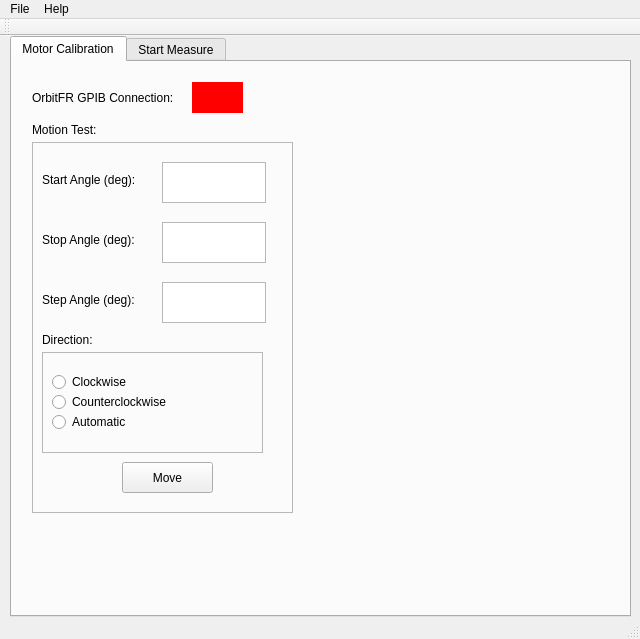
<?xml version="1.0" encoding="UTF-8"?>
<ui version="4.0">
 <class>MainWindow</class>
 <widget class="QMainWindow" name="MainWindow">
  <property name="geometry">
   <rect>
    <x>0</x>
    <y>0</y>
    <width>640</width>
    <height>639</height>
   </rect>
  </property>
  <property name="windowTitle">
   <string>MainWindow</string>
  </property>
  <widget class="QWidget" name="centralWidget">
   <widget class="QTabWidget" name="tabWidget">
    <property name="geometry">
     <rect>
      <x>10</x>
      <y>0</y>
      <width>621</width>
      <height>581</height>
     </rect>
    </property>
    <property name="currentIndex">
     <number>0</number>
    </property>
    <widget class="QWidget" name="motor_check">
     <attribute name="title">
      <string>Motor Calibration</string>
     </attribute>
     <widget class="QLabel" name="label_2">
      <property name="geometry">
       <rect>
        <x>20</x>
        <y>20</y>
        <width>161</width>
        <height>31</height>
       </rect>
      </property>
      <property name="text">
       <string>OrbitFR GPIB Connection:</string>
      </property>
     </widget>
     <widget class="QLabel" name="labelStatus">
      <property name="geometry">
       <rect>
        <x>180</x>
        <y>20</y>
        <width>51</width>
        <height>31</height>
       </rect>
      </property>
      <property name="palette">
       <palette>
        <active>
         <colorrole role="WindowText">
          <brush brushstyle="SolidPattern">
           <color alpha="255">
            <red>0</red>
            <green>0</green>
            <blue>0</blue>
           </color>
          </brush>
         </colorrole>
         <colorrole role="Button">
          <brush brushstyle="SolidPattern">
           <color alpha="255">
            <red>255</red>
            <green>0</green>
            <blue>0</blue>
           </color>
          </brush>
         </colorrole>
         <colorrole role="Light">
          <brush brushstyle="SolidPattern">
           <color alpha="255">
            <red>255</red>
            <green>127</green>
            <blue>127</blue>
           </color>
          </brush>
         </colorrole>
         <colorrole role="Midlight">
          <brush brushstyle="SolidPattern">
           <color alpha="255">
            <red>255</red>
            <green>63</green>
            <blue>63</blue>
           </color>
          </brush>
         </colorrole>
         <colorrole role="Dark">
          <brush brushstyle="SolidPattern">
           <color alpha="255">
            <red>127</red>
            <green>0</green>
            <blue>0</blue>
           </color>
          </brush>
         </colorrole>
         <colorrole role="Mid">
          <brush brushstyle="SolidPattern">
           <color alpha="255">
            <red>170</red>
            <green>0</green>
            <blue>0</blue>
           </color>
          </brush>
         </colorrole>
         <colorrole role="Text">
          <brush brushstyle="SolidPattern">
           <color alpha="255">
            <red>0</red>
            <green>0</green>
            <blue>0</blue>
           </color>
          </brush>
         </colorrole>
         <colorrole role="BrightText">
          <brush brushstyle="SolidPattern">
           <color alpha="255">
            <red>255</red>
            <green>255</green>
            <blue>255</blue>
           </color>
          </brush>
         </colorrole>
         <colorrole role="ButtonText">
          <brush brushstyle="SolidPattern">
           <color alpha="255">
            <red>0</red>
            <green>0</green>
            <blue>0</blue>
           </color>
          </brush>
         </colorrole>
         <colorrole role="Base">
          <brush brushstyle="SolidPattern">
           <color alpha="255">
            <red>255</red>
            <green>255</green>
            <blue>255</blue>
           </color>
          </brush>
         </colorrole>
         <colorrole role="Window">
          <brush brushstyle="SolidPattern">
           <color alpha="255">
            <red>255</red>
            <green>0</green>
            <blue>0</blue>
           </color>
          </brush>
         </colorrole>
         <colorrole role="Shadow">
          <brush brushstyle="SolidPattern">
           <color alpha="255">
            <red>0</red>
            <green>0</green>
            <blue>0</blue>
           </color>
          </brush>
         </colorrole>
         <colorrole role="AlternateBase">
          <brush brushstyle="SolidPattern">
           <color alpha="255">
            <red>255</red>
            <green>127</green>
            <blue>127</blue>
           </color>
          </brush>
         </colorrole>
         <colorrole role="ToolTipBase">
          <brush brushstyle="SolidPattern">
           <color alpha="255">
            <red>255</red>
            <green>255</green>
            <blue>220</blue>
           </color>
          </brush>
         </colorrole>
         <colorrole role="ToolTipText">
          <brush brushstyle="SolidPattern">
           <color alpha="255">
            <red>0</red>
            <green>0</green>
            <blue>0</blue>
           </color>
          </brush>
         </colorrole>
        </active>
        <inactive>
         <colorrole role="WindowText">
          <brush brushstyle="SolidPattern">
           <color alpha="255">
            <red>0</red>
            <green>0</green>
            <blue>0</blue>
           </color>
          </brush>
         </colorrole>
         <colorrole role="Button">
          <brush brushstyle="SolidPattern">
           <color alpha="255">
            <red>255</red>
            <green>0</green>
            <blue>0</blue>
           </color>
          </brush>
         </colorrole>
         <colorrole role="Light">
          <brush brushstyle="SolidPattern">
           <color alpha="255">
            <red>255</red>
            <green>127</green>
            <blue>127</blue>
           </color>
          </brush>
         </colorrole>
         <colorrole role="Midlight">
          <brush brushstyle="SolidPattern">
           <color alpha="255">
            <red>255</red>
            <green>63</green>
            <blue>63</blue>
           </color>
          </brush>
         </colorrole>
         <colorrole role="Dark">
          <brush brushstyle="SolidPattern">
           <color alpha="255">
            <red>127</red>
            <green>0</green>
            <blue>0</blue>
           </color>
          </brush>
         </colorrole>
         <colorrole role="Mid">
          <brush brushstyle="SolidPattern">
           <color alpha="255">
            <red>170</red>
            <green>0</green>
            <blue>0</blue>
           </color>
          </brush>
         </colorrole>
         <colorrole role="Text">
          <brush brushstyle="SolidPattern">
           <color alpha="255">
            <red>0</red>
            <green>0</green>
            <blue>0</blue>
           </color>
          </brush>
         </colorrole>
         <colorrole role="BrightText">
          <brush brushstyle="SolidPattern">
           <color alpha="255">
            <red>255</red>
            <green>255</green>
            <blue>255</blue>
           </color>
          </brush>
         </colorrole>
         <colorrole role="ButtonText">
          <brush brushstyle="SolidPattern">
           <color alpha="255">
            <red>0</red>
            <green>0</green>
            <blue>0</blue>
           </color>
          </brush>
         </colorrole>
         <colorrole role="Base">
          <brush brushstyle="SolidPattern">
           <color alpha="255">
            <red>255</red>
            <green>255</green>
            <blue>255</blue>
           </color>
          </brush>
         </colorrole>
         <colorrole role="Window">
          <brush brushstyle="SolidPattern">
           <color alpha="255">
            <red>255</red>
            <green>0</green>
            <blue>0</blue>
           </color>
          </brush>
         </colorrole>
         <colorrole role="Shadow">
          <brush brushstyle="SolidPattern">
           <color alpha="255">
            <red>0</red>
            <green>0</green>
            <blue>0</blue>
           </color>
          </brush>
         </colorrole>
         <colorrole role="AlternateBase">
          <brush brushstyle="SolidPattern">
           <color alpha="255">
            <red>255</red>
            <green>127</green>
            <blue>127</blue>
           </color>
          </brush>
         </colorrole>
         <colorrole role="ToolTipBase">
          <brush brushstyle="SolidPattern">
           <color alpha="255">
            <red>255</red>
            <green>255</green>
            <blue>220</blue>
           </color>
          </brush>
         </colorrole>
         <colorrole role="ToolTipText">
          <brush brushstyle="SolidPattern">
           <color alpha="255">
            <red>0</red>
            <green>0</green>
            <blue>0</blue>
           </color>
          </brush>
         </colorrole>
        </inactive>
        <disabled>
         <colorrole role="WindowText">
          <brush brushstyle="SolidPattern">
           <color alpha="255">
            <red>127</red>
            <green>0</green>
            <blue>0</blue>
           </color>
          </brush>
         </colorrole>
         <colorrole role="Button">
          <brush brushstyle="SolidPattern">
           <color alpha="255">
            <red>255</red>
            <green>0</green>
            <blue>0</blue>
           </color>
          </brush>
         </colorrole>
         <colorrole role="Light">
          <brush brushstyle="SolidPattern">
           <color alpha="255">
            <red>255</red>
            <green>127</green>
            <blue>127</blue>
           </color>
          </brush>
         </colorrole>
         <colorrole role="Midlight">
          <brush brushstyle="SolidPattern">
           <color alpha="255">
            <red>255</red>
            <green>63</green>
            <blue>63</blue>
           </color>
          </brush>
         </colorrole>
         <colorrole role="Dark">
          <brush brushstyle="SolidPattern">
           <color alpha="255">
            <red>127</red>
            <green>0</green>
            <blue>0</blue>
           </color>
          </brush>
         </colorrole>
         <colorrole role="Mid">
          <brush brushstyle="SolidPattern">
           <color alpha="255">
            <red>170</red>
            <green>0</green>
            <blue>0</blue>
           </color>
          </brush>
         </colorrole>
         <colorrole role="Text">
          <brush brushstyle="SolidPattern">
           <color alpha="255">
            <red>127</red>
            <green>0</green>
            <blue>0</blue>
           </color>
          </brush>
         </colorrole>
         <colorrole role="BrightText">
          <brush brushstyle="SolidPattern">
           <color alpha="255">
            <red>255</red>
            <green>255</green>
            <blue>255</blue>
           </color>
          </brush>
         </colorrole>
         <colorrole role="ButtonText">
          <brush brushstyle="SolidPattern">
           <color alpha="255">
            <red>127</red>
            <green>0</green>
            <blue>0</blue>
           </color>
          </brush>
         </colorrole>
         <colorrole role="Base">
          <brush brushstyle="SolidPattern">
           <color alpha="255">
            <red>255</red>
            <green>0</green>
            <blue>0</blue>
           </color>
          </brush>
         </colorrole>
         <colorrole role="Window">
          <brush brushstyle="SolidPattern">
           <color alpha="255">
            <red>255</red>
            <green>0</green>
            <blue>0</blue>
           </color>
          </brush>
         </colorrole>
         <colorrole role="Shadow">
          <brush brushstyle="SolidPattern">
           <color alpha="255">
            <red>0</red>
            <green>0</green>
            <blue>0</blue>
           </color>
          </brush>
         </colorrole>
         <colorrole role="AlternateBase">
          <brush brushstyle="SolidPattern">
           <color alpha="255">
            <red>255</red>
            <green>0</green>
            <blue>0</blue>
           </color>
          </brush>
         </colorrole>
         <colorrole role="ToolTipBase">
          <brush brushstyle="SolidPattern">
           <color alpha="255">
            <red>255</red>
            <green>255</green>
            <blue>220</blue>
           </color>
          </brush>
         </colorrole>
         <colorrole role="ToolTipText">
          <brush brushstyle="SolidPattern">
           <color alpha="255">
            <red>0</red>
            <green>0</green>
            <blue>0</blue>
           </color>
          </brush>
         </colorrole>
        </disabled>
       </palette>
      </property>
      <property name="autoFillBackground">
       <bool>true</bool>
      </property>
      <property name="text">
       <string/>
      </property>
     </widget>
     <widget class="QFrame" name="frame_3">
      <property name="geometry">
       <rect>
        <x>20</x>
        <y>80</y>
        <width>261</width>
        <height>371</height>
       </rect>
      </property>
      <property name="frameShape">
       <enum>QFrame::StyledPanel</enum>
      </property>
      <property name="frameShadow">
       <enum>QFrame::Raised</enum>
      </property>
      <widget class="QLabel" name="label_5">
       <property name="geometry">
        <rect>
         <x>10</x>
         <y>30</y>
         <width>121</width>
         <height>16</height>
        </rect>
       </property>
       <property name="text">
        <string>Start Angle (deg):</string>
       </property>
      </widget>
      <widget class="QLabel" name="label_4">
       <property name="geometry">
        <rect>
         <x>10</x>
         <y>90</y>
         <width>121</width>
         <height>16</height>
        </rect>
       </property>
       <property name="text">
        <string>Stop Angle (deg):</string>
       </property>
      </widget>
      <widget class="QLabel" name="label_6">
       <property name="geometry">
        <rect>
         <x>10</x>
         <y>150</y>
         <width>121</width>
         <height>16</height>
        </rect>
       </property>
       <property name="text">
        <string>Step Angle (deg):</string>
       </property>
      </widget>
      <widget class="QTextEdit" name="textEdit">
       <property name="geometry">
        <rect>
         <x>130</x>
         <y>20</y>
         <width>104</width>
         <height>41</height>
        </rect>
       </property>
      </widget>
      <widget class="QTextEdit" name="textEdit_2">
       <property name="geometry">
        <rect>
         <x>130</x>
         <y>80</y>
         <width>104</width>
         <height>41</height>
        </rect>
       </property>
      </widget>
      <widget class="QTextEdit" name="textEdit_3">
       <property name="geometry">
        <rect>
         <x>130</x>
         <y>140</y>
         <width>104</width>
         <height>41</height>
        </rect>
       </property>
      </widget>
      <widget class="QPushButton" name="pushButton">
       <property name="geometry">
        <rect>
         <x>90</x>
         <y>320</y>
         <width>91</width>
         <height>31</height>
        </rect>
       </property>
       <property name="text">
        <string>Move</string>
       </property>
      </widget>
      <widget class="QFrame" name="frame_4">
       <property name="geometry">
        <rect>
         <x>10</x>
         <y>210</y>
         <width>221</width>
         <height>101</height>
        </rect>
       </property>
       <property name="frameShape">
        <enum>QFrame::StyledPanel</enum>
       </property>
       <property name="frameShadow">
        <enum>QFrame::Raised</enum>
       </property>
       <widget class="QRadioButton" name="radioButton">
        <property name="geometry">
         <rect>
          <x>10</x>
          <y>20</y>
          <width>102</width>
          <height>20</height>
         </rect>
        </property>
        <property name="text">
         <string>Clockwise</string>
        </property>
       </widget>
       <widget class="QRadioButton" name="radioButton_2">
        <property name="geometry">
         <rect>
          <x>10</x>
          <y>40</y>
          <width>141</width>
          <height>20</height>
         </rect>
        </property>
        <property name="text">
         <string>Counterclockwise</string>
        </property>
       </widget>
       <widget class="QRadioButton" name="radioButton_3">
        <property name="geometry">
         <rect>
          <x>10</x>
          <y>60</y>
          <width>102</width>
          <height>20</height>
         </rect>
        </property>
        <property name="text">
         <string>Automatic</string>
        </property>
       </widget>
      </widget>
      <widget class="QLabel" name="label_7">
       <property name="geometry">
        <rect>
         <x>10</x>
         <y>190</y>
         <width>121</width>
         <height>16</height>
        </rect>
       </property>
       <property name="text">
        <string>Direction:</string>
       </property>
      </widget>
     </widget>
     <widget class="QLabel" name="label_3">
      <property name="geometry">
       <rect>
        <x>20</x>
        <y>60</y>
        <width>91</width>
        <height>16</height>
       </rect>
      </property>
      <property name="text">
       <string>Motion Test:</string>
      </property>
     </widget>
    </widget>
    <widget class="QWidget" name="Maesure">
     <attribute name="title">
      <string>Start Measure</string>
     </attribute>
     <widget class="QFrame" name="frame_2">
      <property name="geometry">
       <rect>
        <x>10</x>
        <y>230</y>
        <width>351</width>
        <height>301</height>
       </rect>
      </property>
      <property name="frameShape">
       <enum>QFrame::StyledPanel</enum>
      </property>
      <property name="frameShadow">
       <enum>QFrame::Raised</enum>
      </property>
      <widget class="QPushButton" name="start_meas">
       <property name="geometry">
        <rect>
         <x>120</x>
         <y>10</y>
         <width>121</width>
         <height>41</height>
        </rect>
       </property>
       <property name="text">
        <string>Start Measure</string>
       </property>
      </widget>
      <widget class="QPushButton" name="refresh">
       <property name="geometry">
        <rect>
         <x>110</x>
         <y>240</y>
         <width>121</width>
         <height>41</height>
        </rect>
       </property>
       <property name="text">
        <string>Refresh All</string>
       </property>
      </widget>
      <widget class="QProgressBar" name="progressBar">
       <property name="geometry">
        <rect>
         <x>190</x>
         <y>170</y>
         <width>118</width>
         <height>31</height>
        </rect>
       </property>
       <property name="value">
        <number>0</number>
       </property>
      </widget>
      <widget class="QLabel" name="meas_log">
       <property name="geometry">
        <rect>
         <x>190</x>
         <y>110</y>
         <width>111</width>
         <height>51</height>
        </rect>
       </property>
       <property name="font">
        <font>
         <pointsize>12</pointsize>
        </font>
       </property>
       <property name="text">
        <string>Unknown</string>
       </property>
      </widget>
      <widget class="QLabel" name="label_8">
       <property name="geometry">
        <rect>
         <x>50</x>
         <y>120</y>
         <width>151</width>
         <height>31</height>
        </rect>
       </property>
       <property name="font">
        <font>
         <pointsize>12</pointsize>
        </font>
       </property>
       <property name="text">
        <string>Measure Status:</string>
       </property>
      </widget>
      <widget class="QLabel" name="label_9">
       <property name="geometry">
        <rect>
         <x>50</x>
         <y>170</y>
         <width>151</width>
         <height>31</height>
        </rect>
       </property>
       <property name="font">
        <font>
         <pointsize>12</pointsize>
        </font>
       </property>
       <property name="text">
        <string>Progress:</string>
       </property>
      </widget>
      <widget class="QCheckBox" name="checkBox">
       <property name="enabled">
        <bool>true</bool>
       </property>
       <property name="geometry">
        <rect>
         <x>50</x>
         <y>80</y>
         <width>181</width>
         <height>20</height>
        </rect>
       </property>
       <property name="text">
        <string>Overwrite the Measures</string>
       </property>
       <property name="checked">
        <bool>true</bool>
       </property>
       <property name="tristate">
        <bool>false</bool>
       </property>
      </widget>
     </widget>
     <widget class="QFrame" name="frame">
      <property name="geometry">
       <rect>
        <x>10</x>
        <y>0</y>
        <width>351</width>
        <height>201</height>
       </rect>
      </property>
      <property name="frameShape">
       <enum>QFrame::StyledPanel</enum>
      </property>
      <property name="frameShadow">
       <enum>QFrame::Raised</enum>
      </property>
      <widget class="QPushButton" name="Load_cut">
       <property name="geometry">
        <rect>
         <x>10</x>
         <y>10</y>
         <width>101</width>
         <height>31</height>
        </rect>
       </property>
       <property name="text">
        <string>Load Cut</string>
       </property>
      </widget>
      <widget class="QLabel" name="label">
       <property name="geometry">
        <rect>
         <x>10</x>
         <y>70</y>
         <width>121</width>
         <height>20</height>
        </rect>
       </property>
       <property name="text">
        <string>Cut loaded:</string>
       </property>
      </widget>
      <widget class="QListWidget" name="listWidget">
       <property name="geometry">
        <rect>
         <x>10</x>
         <y>90</y>
         <width>311</width>
         <height>81</height>
        </rect>
       </property>
      </widget>
     </widget>
     <widget class="QFrame" name="frame_5">
      <property name="geometry">
       <rect>
        <x>380</x>
        <y>230</y>
        <width>191</width>
        <height>91</height>
       </rect>
      </property>
      <property name="frameShape">
       <enum>QFrame::StyledPanel</enum>
      </property>
      <property name="frameShadow">
       <enum>QFrame::Raised</enum>
      </property>
      <widget class="QRadioButton" name="rdb_polar">
       <property name="geometry">
        <rect>
         <x>20</x>
         <y>20</y>
         <width>102</width>
         <height>20</height>
        </rect>
       </property>
       <property name="text">
        <string>Polar Plot</string>
       </property>
       <property name="checked">
        <bool>false</bool>
       </property>
      </widget>
      <widget class="QRadioButton" name="rdb_scat">
       <property name="geometry">
        <rect>
         <x>20</x>
         <y>50</y>
         <width>102</width>
         <height>20</height>
        </rect>
       </property>
       <property name="text">
        <string>Scatter Plot</string>
       </property>
       <property name="checked">
        <bool>true</bool>
       </property>
      </widget>
     </widget>
     <widget class="QFrame" name="frame_6">
      <property name="geometry">
       <rect>
        <x>380</x>
        <y>330</y>
        <width>191</width>
        <height>201</height>
       </rect>
      </property>
      <property name="frameShape">
       <enum>QFrame::StyledPanel</enum>
      </property>
      <property name="frameShadow">
       <enum>QFrame::Raised</enum>
      </property>
      <widget class="QLabel" name="label_10">
       <property name="geometry">
        <rect>
         <x>30</x>
         <y>50</y>
         <width>59</width>
         <height>14</height>
        </rect>
       </property>
       <property name="text">
        <string>Xmin</string>
       </property>
      </widget>
      <widget class="QLabel" name="label_11">
       <property name="geometry">
        <rect>
         <x>30</x>
         <y>90</y>
         <width>59</width>
         <height>14</height>
        </rect>
       </property>
       <property name="text">
        <string>Xmax</string>
       </property>
      </widget>
      <widget class="QLabel" name="label_12">
       <property name="geometry">
        <rect>
         <x>30</x>
         <y>170</y>
         <width>59</width>
         <height>14</height>
        </rect>
       </property>
       <property name="text">
        <string>Ymax</string>
       </property>
      </widget>
      <widget class="QLabel" name="label_13">
       <property name="geometry">
        <rect>
         <x>30</x>
         <y>130</y>
         <width>59</width>
         <height>14</height>
        </rect>
       </property>
       <property name="text">
        <string>Ymin</string>
       </property>
      </widget>
      <widget class="QTextEdit" name="text_xmin">
       <property name="geometry">
        <rect>
         <x>70</x>
         <y>40</y>
         <width>71</width>
         <height>31</height>
        </rect>
       </property>
       <property name="mouseTracking">
        <bool>true</bool>
       </property>
       <property name="tabletTracking">
        <bool>true</bool>
       </property>
       <property name="tabChangesFocus">
        <bool>true</bool>
       </property>
       <property name="tabStopWidth">
        <number>4</number>
       </property>
       <property name="acceptRichText">
        <bool>false</bool>
       </property>
      </widget>
      <widget class="QTextEdit" name="text_xmax">
       <property name="geometry">
        <rect>
         <x>70</x>
         <y>80</y>
         <width>71</width>
         <height>31</height>
        </rect>
       </property>
       <property name="tabChangesFocus">
        <bool>true</bool>
       </property>
      </widget>
      <widget class="QTextEdit" name="text_ymin">
       <property name="geometry">
        <rect>
         <x>70</x>
         <y>120</y>
         <width>71</width>
         <height>31</height>
        </rect>
       </property>
       <property name="tabChangesFocus">
        <bool>true</bool>
       </property>
      </widget>
      <widget class="QTextEdit" name="text_ymax">
       <property name="geometry">
        <rect>
         <x>70</x>
         <y>160</y>
         <width>71</width>
         <height>31</height>
        </rect>
       </property>
       <property name="tabChangesFocus">
        <bool>true</bool>
       </property>
      </widget>
      <widget class="QCheckBox" name="checkBox_2">
       <property name="geometry">
        <rect>
         <x>30</x>
         <y>10</y>
         <width>131</width>
         <height>20</height>
        </rect>
       </property>
       <property name="text">
        <string>Manual Ranges</string>
       </property>
      </widget>
     </widget>
    </widget>
   </widget>
  </widget>
  <widget class="QMenuBar" name="menuBar">
   <property name="geometry">
    <rect>
     <x>0</x>
     <y>0</y>
     <width>640</width>
     <height>19</height>
    </rect>
   </property>
   <widget class="QMenu" name="menuFile">
    <property name="title">
     <string>File</string>
    </property>
    <addaction name="actionExit"/>
   </widget>
   <widget class="QMenu" name="menuHelp">
    <property name="title">
     <string>Help</string>
    </property>
   </widget>
   <addaction name="menuFile"/>
   <addaction name="menuHelp"/>
  </widget>
  <widget class="QToolBar" name="mainToolBar">
   <attribute name="toolBarArea">
    <enum>TopToolBarArea</enum>
   </attribute>
   <attribute name="toolBarBreak">
    <bool>false</bool>
   </attribute>
  </widget>
  <widget class="QStatusBar" name="statusBar"/>
  <action name="actionExit">
   <property name="text">
    <string>Exit</string>
   </property>
  </action>
 </widget>
 <layoutdefault spacing="6" margin="11"/>
 <resources/>
 <connections/>
</ui>
